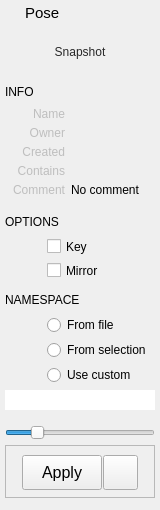
<?xml version="1.0" encoding="UTF-8"?>
<ui version="4.0">
 <class>Form</class>
 <widget class="QWidget" name="Form">
  <property name="geometry">
   <rect>
    <x>0</x>
    <y>0</y>
    <width>160</width>
    <height>510</height>
   </rect>
  </property>
  <property name="sizePolicy">
   <sizepolicy hsizetype="Preferred" vsizetype="Preferred">
    <horstretch>0</horstretch>
    <verstretch>0</verstretch>
   </sizepolicy>
  </property>
  <property name="minimumSize">
   <size>
    <width>160</width>
    <height>510</height>
   </size>
  </property>
  <property name="maximumSize">
   <size>
    <width>300</width>
    <height>16777215</height>
   </size>
  </property>
  <property name="windowTitle">
   <string>Form</string>
  </property>
  <property name="styleSheet">
   <string notr="true"/>
  </property>
  <layout class="QVBoxLayout" name="verticalLayout">
   <property name="spacing">
    <number>5</number>
   </property>
   <property name="sizeConstraint">
    <enum>QLayout::SetDefaultConstraint</enum>
   </property>
   <property name="leftMargin">
    <number>5</number>
   </property>
   <property name="topMargin">
    <number>2</number>
   </property>
   <property name="rightMargin">
    <number>5</number>
   </property>
   <property name="bottomMargin">
    <number>2</number>
   </property>
   <item>
    <layout class="QHBoxLayout" name="horizontalLayout_18">
     <property name="leftMargin">
      <number>2</number>
     </property>
     <property name="topMargin">
      <number>2</number>
     </property>
     <property name="rightMargin">
      <number>2</number>
     </property>
     <property name="bottomMargin">
      <number>0</number>
     </property>
     <item>
      <widget class="QLabel" name="label_6">
       <property name="maximumSize">
        <size>
         <width>13</width>
         <height>13</height>
        </size>
       </property>
       <property name="text">
        <string/>
       </property>
       <property name="pixmap">
        <pixmap>../images/poseIcon.png</pixmap>
       </property>
       <property name="scaledContents">
        <bool>true</bool>
       </property>
      </widget>
     </item>
     <item>
      <widget class="QLabel" name="label_2">
       <property name="font">
        <font>
         <family>Arial</family>
         <pointsize>11</pointsize>
         <weight>50</weight>
         <bold>false</bold>
        </font>
       </property>
       <property name="text">
        <string>Pose</string>
       </property>
      </widget>
     </item>
    </layout>
   </item>
   <item>
    <layout class="QHBoxLayout" name="modelPanelLayout">
     <property name="spacing">
      <number>0</number>
     </property>
     <property name="topMargin">
      <number>0</number>
     </property>
     <property name="bottomMargin">
      <number>0</number>
     </property>
     <item>
      <widget class="QLabel" name="label_3">
       <property name="minimumSize">
        <size>
         <width>0</width>
         <height>0</height>
        </size>
       </property>
       <property name="maximumSize">
        <size>
         <width>0</width>
         <height>16777215</height>
        </size>
       </property>
       <property name="text">
        <string/>
       </property>
      </widget>
     </item>
     <item>
      <widget class="QFrame" name="iconFrame">
       <property name="sizePolicy">
        <sizepolicy hsizetype="Expanding" vsizetype="Expanding">
         <horstretch>0</horstretch>
         <verstretch>0</verstretch>
        </sizepolicy>
       </property>
       <property name="minimumSize">
        <size>
         <width>50</width>
         <height>50</height>
        </size>
       </property>
       <property name="maximumSize">
        <size>
         <width>150</width>
         <height>150</height>
        </size>
       </property>
       <property name="styleSheet">
        <string notr="true"/>
       </property>
       <property name="frameShape">
        <enum>QFrame::NoFrame</enum>
       </property>
       <property name="frameShadow">
        <enum>QFrame::Plain</enum>
       </property>
       <property name="lineWidth">
        <number>0</number>
       </property>
       <layout class="QVBoxLayout" name="verticalLayout_3">
        <property name="spacing">
         <number>0</number>
        </property>
        <property name="margin">
         <number>0</number>
        </property>
        <item>
         <widget class="QToolButton" name="snapshotButton">
          <property name="enabled">
           <bool>true</bool>
          </property>
          <property name="sizePolicy">
           <sizepolicy hsizetype="Expanding" vsizetype="Expanding">
            <horstretch>0</horstretch>
            <verstretch>1</verstretch>
           </sizepolicy>
          </property>
          <property name="minimumSize">
           <size>
            <width>0</width>
            <height>0</height>
           </size>
          </property>
          <property name="maximumSize">
           <size>
            <width>150</width>
            <height>150</height>
           </size>
          </property>
          <property name="toolTip">
           <string>Take snapshot</string>
          </property>
          <property name="layoutDirection">
           <enum>Qt::LeftToRight</enum>
          </property>
          <property name="styleSheet">
           <string notr="true">color: rgb(40, 40, 40);
border: 1px solid rgb(0, 0, 0, 0);
background-color: rgb(254, 255, 230, 0);</string>
          </property>
          <property name="text">
           <string>Snapshot</string>
          </property>
          <property name="icon">
           <iconset>
            <normaloff>../images/camera.png</normaloff>../images/camera.png</iconset>
          </property>
          <property name="iconSize">
           <size>
            <width>176</width>
            <height>180</height>
           </size>
          </property>
          <property name="popupMode">
           <enum>QToolButton::InstantPopup</enum>
          </property>
          <property name="toolButtonStyle">
           <enum>Qt::ToolButtonIconOnly</enum>
          </property>
          <property name="autoRaise">
           <bool>false</bool>
          </property>
         </widget>
        </item>
       </layout>
      </widget>
     </item>
    </layout>
   </item>
   <item>
    <layout class="QHBoxLayout" name="horizontalLayout_7">
     <property name="topMargin">
      <number>0</number>
     </property>
     <item>
      <widget class="QLabel" name="label_8">
       <property name="minimumSize">
        <size>
         <width>100</width>
         <height>0</height>
        </size>
       </property>
       <property name="maximumSize">
        <size>
         <width>200</width>
         <height>16777215</height>
        </size>
       </property>
       <property name="font">
        <font>
         <family>Arial</family>
         <pointsize>9</pointsize>
         <weight>50</weight>
         <bold>false</bold>
        </font>
       </property>
       <property name="text">
        <string>INFO</string>
       </property>
      </widget>
     </item>
     <item>
      <spacer name="horizontalSpacer_2">
       <property name="orientation">
        <enum>Qt::Horizontal</enum>
       </property>
       <property name="sizeHint" stdset="0">
        <size>
         <width>40</width>
         <height>20</height>
        </size>
       </property>
      </spacer>
     </item>
    </layout>
   </item>
   <item>
    <layout class="QHBoxLayout" name="horizontalLayout">
     <property name="spacing">
      <number>6</number>
     </property>
     <property name="topMargin">
      <number>0</number>
     </property>
     <item>
      <widget class="QLabel" name="label">
       <property name="enabled">
        <bool>false</bool>
       </property>
       <property name="sizePolicy">
        <sizepolicy hsizetype="Fixed" vsizetype="Preferred">
         <horstretch>0</horstretch>
         <verstretch>0</verstretch>
        </sizepolicy>
       </property>
       <property name="minimumSize">
        <size>
         <width>60</width>
         <height>0</height>
        </size>
       </property>
       <property name="maximumSize">
        <size>
         <width>60</width>
         <height>16777215</height>
        </size>
       </property>
       <property name="text">
        <string>Name</string>
       </property>
       <property name="alignment">
        <set>Qt::AlignRight|Qt::AlignTrailing|Qt::AlignVCenter</set>
       </property>
      </widget>
     </item>
     <item>
      <widget class="QLabel" name="name">
       <property name="enabled">
        <bool>true</bool>
       </property>
       <property name="sizePolicy">
        <sizepolicy hsizetype="Ignored" vsizetype="Preferred">
         <horstretch>0</horstretch>
         <verstretch>0</verstretch>
        </sizepolicy>
       </property>
       <property name="text">
        <string/>
       </property>
       <property name="textInteractionFlags">
        <set>Qt::LinksAccessibleByMouse|Qt::TextSelectableByMouse</set>
       </property>
      </widget>
     </item>
    </layout>
   </item>
   <item>
    <layout class="QHBoxLayout" name="horizontalLayout_9">
     <property name="spacing">
      <number>6</number>
     </property>
     <property name="topMargin">
      <number>0</number>
     </property>
     <item>
      <widget class="QLabel" name="label_13">
       <property name="enabled">
        <bool>false</bool>
       </property>
       <property name="sizePolicy">
        <sizepolicy hsizetype="Fixed" vsizetype="Expanding">
         <horstretch>0</horstretch>
         <verstretch>0</verstretch>
        </sizepolicy>
       </property>
       <property name="minimumSize">
        <size>
         <width>60</width>
         <height>0</height>
        </size>
       </property>
       <property name="maximumSize">
        <size>
         <width>60</width>
         <height>500</height>
        </size>
       </property>
       <property name="text">
        <string>Owner</string>
       </property>
       <property name="alignment">
        <set>Qt::AlignRight|Qt::AlignTop|Qt::AlignTrailing</set>
       </property>
      </widget>
     </item>
     <item>
      <widget class="QLabel" name="owner">
       <property name="enabled">
        <bool>true</bool>
       </property>
       <property name="sizePolicy">
        <sizepolicy hsizetype="Ignored" vsizetype="Expanding">
         <horstretch>0</horstretch>
         <verstretch>0</verstretch>
        </sizepolicy>
       </property>
       <property name="minimumSize">
        <size>
         <width>0</width>
         <height>0</height>
        </size>
       </property>
       <property name="maximumSize">
        <size>
         <width>16777215</width>
         <height>16777215</height>
        </size>
       </property>
       <property name="styleSheet">
        <string notr="true"/>
       </property>
       <property name="text">
        <string/>
       </property>
       <property name="alignment">
        <set>Qt::AlignLeading|Qt::AlignLeft|Qt::AlignTop</set>
       </property>
       <property name="wordWrap">
        <bool>true</bool>
       </property>
       <property name="textInteractionFlags">
        <set>Qt::LinksAccessibleByMouse|Qt::TextSelectableByMouse</set>
       </property>
      </widget>
     </item>
    </layout>
   </item>
   <item>
    <layout class="QHBoxLayout" name="horizontalLayout_11">
     <property name="spacing">
      <number>6</number>
     </property>
     <property name="topMargin">
      <number>0</number>
     </property>
     <item>
      <widget class="QLabel" name="label_14">
       <property name="enabled">
        <bool>false</bool>
       </property>
       <property name="sizePolicy">
        <sizepolicy hsizetype="Fixed" vsizetype="Expanding">
         <horstretch>0</horstretch>
         <verstretch>0</verstretch>
        </sizepolicy>
       </property>
       <property name="minimumSize">
        <size>
         <width>60</width>
         <height>0</height>
        </size>
       </property>
       <property name="maximumSize">
        <size>
         <width>60</width>
         <height>500</height>
        </size>
       </property>
       <property name="text">
        <string>Created</string>
       </property>
       <property name="alignment">
        <set>Qt::AlignRight|Qt::AlignTop|Qt::AlignTrailing</set>
       </property>
      </widget>
     </item>
     <item>
      <widget class="QLabel" name="created">
       <property name="enabled">
        <bool>true</bool>
       </property>
       <property name="sizePolicy">
        <sizepolicy hsizetype="Expanding" vsizetype="Expanding">
         <horstretch>0</horstretch>
         <verstretch>0</verstretch>
        </sizepolicy>
       </property>
       <property name="minimumSize">
        <size>
         <width>0</width>
         <height>0</height>
        </size>
       </property>
       <property name="maximumSize">
        <size>
         <width>16777215</width>
         <height>16777215</height>
        </size>
       </property>
       <property name="styleSheet">
        <string notr="true"/>
       </property>
       <property name="text">
        <string/>
       </property>
       <property name="alignment">
        <set>Qt::AlignLeading|Qt::AlignLeft|Qt::AlignTop</set>
       </property>
       <property name="wordWrap">
        <bool>true</bool>
       </property>
       <property name="textInteractionFlags">
        <set>Qt::LinksAccessibleByMouse|Qt::TextSelectableByMouse</set>
       </property>
      </widget>
     </item>
    </layout>
   </item>
   <item>
    <layout class="QHBoxLayout" name="horizontalLayout_15">
     <property name="spacing">
      <number>6</number>
     </property>
     <property name="topMargin">
      <number>0</number>
     </property>
     <property name="bottomMargin">
      <number>0</number>
     </property>
     <item>
      <widget class="QLabel" name="label_15">
       <property name="enabled">
        <bool>false</bool>
       </property>
       <property name="sizePolicy">
        <sizepolicy hsizetype="Fixed" vsizetype="Expanding">
         <horstretch>0</horstretch>
         <verstretch>0</verstretch>
        </sizepolicy>
       </property>
       <property name="minimumSize">
        <size>
         <width>60</width>
         <height>0</height>
        </size>
       </property>
       <property name="maximumSize">
        <size>
         <width>60</width>
         <height>500</height>
        </size>
       </property>
       <property name="text">
        <string>Contains</string>
       </property>
       <property name="alignment">
        <set>Qt::AlignRight|Qt::AlignTop|Qt::AlignTrailing</set>
       </property>
      </widget>
     </item>
     <item>
      <widget class="QLabel" name="contains">
       <property name="enabled">
        <bool>true</bool>
       </property>
       <property name="sizePolicy">
        <sizepolicy hsizetype="Expanding" vsizetype="MinimumExpanding">
         <horstretch>0</horstretch>
         <verstretch>0</verstretch>
        </sizepolicy>
       </property>
       <property name="minimumSize">
        <size>
         <width>0</width>
         <height>0</height>
        </size>
       </property>
       <property name="maximumSize">
        <size>
         <width>16777215</width>
         <height>16777215</height>
        </size>
       </property>
       <property name="styleSheet">
        <string notr="true"/>
       </property>
       <property name="text">
        <string/>
       </property>
       <property name="alignment">
        <set>Qt::AlignLeading|Qt::AlignLeft|Qt::AlignTop</set>
       </property>
       <property name="wordWrap">
        <bool>true</bool>
       </property>
       <property name="textInteractionFlags">
        <set>Qt::LinksAccessibleByMouse|Qt::TextSelectableByMouse</set>
       </property>
      </widget>
     </item>
    </layout>
   </item>
   <item>
    <layout class="QHBoxLayout" name="horizontalLayout_14">
     <property name="spacing">
      <number>6</number>
     </property>
     <property name="topMargin">
      <number>0</number>
     </property>
     <property name="bottomMargin">
      <number>5</number>
     </property>
     <item>
      <widget class="QLabel" name="label_11">
       <property name="enabled">
        <bool>false</bool>
       </property>
       <property name="sizePolicy">
        <sizepolicy hsizetype="Fixed" vsizetype="Expanding">
         <horstretch>0</horstretch>
         <verstretch>0</verstretch>
        </sizepolicy>
       </property>
       <property name="minimumSize">
        <size>
         <width>60</width>
         <height>0</height>
        </size>
       </property>
       <property name="maximumSize">
        <size>
         <width>60</width>
         <height>500</height>
        </size>
       </property>
       <property name="text">
        <string>Comment</string>
       </property>
       <property name="alignment">
        <set>Qt::AlignRight|Qt::AlignTop|Qt::AlignTrailing</set>
       </property>
      </widget>
     </item>
     <item>
      <widget class="QLabel" name="comment">
       <property name="enabled">
        <bool>true</bool>
       </property>
       <property name="sizePolicy">
        <sizepolicy hsizetype="Ignored" vsizetype="MinimumExpanding">
         <horstretch>0</horstretch>
         <verstretch>0</verstretch>
        </sizepolicy>
       </property>
       <property name="minimumSize">
        <size>
         <width>0</width>
         <height>0</height>
        </size>
       </property>
       <property name="maximumSize">
        <size>
         <width>16777215</width>
         <height>16777215</height>
        </size>
       </property>
       <property name="styleSheet">
        <string notr="true"/>
       </property>
       <property name="text">
        <string>No comment</string>
       </property>
       <property name="alignment">
        <set>Qt::AlignLeading|Qt::AlignLeft|Qt::AlignTop</set>
       </property>
       <property name="wordWrap">
        <bool>true</bool>
       </property>
       <property name="textInteractionFlags">
        <set>Qt::LinksAccessibleByMouse|Qt::TextSelectableByMouse</set>
       </property>
      </widget>
     </item>
    </layout>
   </item>
   <item>
    <layout class="QHBoxLayout" name="horizontalLayout_8">
     <property name="topMargin">
      <number>5</number>
     </property>
     <item>
      <widget class="QLabel" name="label_7">
       <property name="minimumSize">
        <size>
         <width>100</width>
         <height>0</height>
        </size>
       </property>
       <property name="maximumSize">
        <size>
         <width>200</width>
         <height>16777215</height>
        </size>
       </property>
       <property name="font">
        <font>
         <family>Arial</family>
         <pointsize>9</pointsize>
         <weight>50</weight>
         <bold>false</bold>
        </font>
       </property>
       <property name="text">
        <string>OPTIONS</string>
       </property>
      </widget>
     </item>
     <item>
      <spacer name="horizontalSpacer">
       <property name="orientation">
        <enum>Qt::Horizontal</enum>
       </property>
       <property name="sizeHint" stdset="0">
        <size>
         <width>40</width>
         <height>20</height>
        </size>
       </property>
      </spacer>
     </item>
    </layout>
   </item>
   <item>
    <layout class="QHBoxLayout" name="horizontalLayout_4">
     <property name="spacing">
      <number>2</number>
     </property>
     <property name="leftMargin">
      <number>0</number>
     </property>
     <property name="topMargin">
      <number>0</number>
     </property>
     <item>
      <widget class="QLabel" name="label_12">
       <property name="minimumSize">
        <size>
         <width>40</width>
         <height>0</height>
        </size>
       </property>
       <property name="maximumSize">
        <size>
         <width>40</width>
         <height>16777215</height>
        </size>
       </property>
       <property name="layoutDirection">
        <enum>Qt::LeftToRight</enum>
       </property>
       <property name="text">
        <string/>
       </property>
       <property name="alignment">
        <set>Qt::AlignRight|Qt::AlignTrailing|Qt::AlignVCenter</set>
       </property>
      </widget>
     </item>
     <item>
      <widget class="QCheckBox" name="keyCheckBox">
       <property name="minimumSize">
        <size>
         <width>0</width>
         <height>19</height>
        </size>
       </property>
       <property name="text">
        <string>Key</string>
       </property>
       <property name="checkable">
        <bool>true</bool>
       </property>
       <property name="checked">
        <bool>false</bool>
       </property>
      </widget>
     </item>
    </layout>
   </item>
   <item>
    <layout class="QHBoxLayout" name="horizontalLayout_16">
     <property name="spacing">
      <number>2</number>
     </property>
     <property name="leftMargin">
      <number>0</number>
     </property>
     <property name="topMargin">
      <number>0</number>
     </property>
     <item>
      <widget class="QLabel" name="label_20">
       <property name="minimumSize">
        <size>
         <width>40</width>
         <height>0</height>
        </size>
       </property>
       <property name="maximumSize">
        <size>
         <width>40</width>
         <height>16777215</height>
        </size>
       </property>
       <property name="layoutDirection">
        <enum>Qt::LeftToRight</enum>
       </property>
       <property name="text">
        <string/>
       </property>
       <property name="alignment">
        <set>Qt::AlignRight|Qt::AlignTrailing|Qt::AlignVCenter</set>
       </property>
      </widget>
     </item>
     <item>
      <widget class="QCheckBox" name="mirrorCheckBox">
       <property name="minimumSize">
        <size>
         <width>0</width>
         <height>19</height>
        </size>
       </property>
       <property name="text">
        <string>Mirror</string>
       </property>
       <property name="checkable">
        <bool>true</bool>
       </property>
       <property name="checked">
        <bool>false</bool>
       </property>
      </widget>
     </item>
    </layout>
   </item>
   <item>
    <layout class="QHBoxLayout" name="horizontalLayout_20">
     <property name="topMargin">
      <number>5</number>
     </property>
     <item>
      <widget class="QLabel" name="label_4">
       <property name="minimumSize">
        <size>
         <width>100</width>
         <height>0</height>
        </size>
       </property>
       <property name="maximumSize">
        <size>
         <width>100</width>
         <height>16777215</height>
        </size>
       </property>
       <property name="font">
        <font>
         <family>Arial</family>
         <pointsize>9</pointsize>
         <weight>50</weight>
         <bold>false</bold>
        </font>
       </property>
       <property name="text">
        <string>NAMESPACE</string>
       </property>
      </widget>
     </item>
     <item>
      <spacer name="horizontalSpacer_5">
       <property name="orientation">
        <enum>Qt::Horizontal</enum>
       </property>
       <property name="sizeHint" stdset="0">
        <size>
         <width>40</width>
         <height>20</height>
        </size>
       </property>
      </spacer>
     </item>
    </layout>
   </item>
   <item>
    <layout class="QHBoxLayout" name="horizontalLayout_5">
     <property name="spacing">
      <number>2</number>
     </property>
     <property name="leftMargin">
      <number>0</number>
     </property>
     <property name="topMargin">
      <number>0</number>
     </property>
     <item>
      <widget class="QLabel" name="label_16">
       <property name="minimumSize">
        <size>
         <width>40</width>
         <height>0</height>
        </size>
       </property>
       <property name="maximumSize">
        <size>
         <width>40</width>
         <height>16777215</height>
        </size>
       </property>
       <property name="layoutDirection">
        <enum>Qt::LeftToRight</enum>
       </property>
       <property name="text">
        <string/>
       </property>
       <property name="alignment">
        <set>Qt::AlignRight|Qt::AlignTrailing|Qt::AlignVCenter</set>
       </property>
      </widget>
     </item>
     <item>
      <widget class="QRadioButton" name="useFileNamespace">
       <property name="text">
        <string>From file</string>
       </property>
      </widget>
     </item>
    </layout>
   </item>
   <item>
    <layout class="QHBoxLayout" name="horizontalLayout_10">
     <property name="spacing">
      <number>2</number>
     </property>
     <property name="leftMargin">
      <number>0</number>
     </property>
     <property name="topMargin">
      <number>0</number>
     </property>
     <item>
      <widget class="QLabel" name="label_17">
       <property name="minimumSize">
        <size>
         <width>40</width>
         <height>0</height>
        </size>
       </property>
       <property name="maximumSize">
        <size>
         <width>40</width>
         <height>16777215</height>
        </size>
       </property>
       <property name="layoutDirection">
        <enum>Qt::LeftToRight</enum>
       </property>
       <property name="text">
        <string/>
       </property>
       <property name="alignment">
        <set>Qt::AlignRight|Qt::AlignTrailing|Qt::AlignVCenter</set>
       </property>
      </widget>
     </item>
     <item>
      <widget class="QRadioButton" name="useSelectionNamespace">
       <property name="text">
        <string>From selection</string>
       </property>
      </widget>
     </item>
    </layout>
   </item>
   <item>
    <layout class="QHBoxLayout" name="horizontalLayout_12">
     <property name="spacing">
      <number>2</number>
     </property>
     <property name="leftMargin">
      <number>0</number>
     </property>
     <property name="topMargin">
      <number>0</number>
     </property>
     <item>
      <widget class="QLabel" name="label_19">
       <property name="minimumSize">
        <size>
         <width>40</width>
         <height>0</height>
        </size>
       </property>
       <property name="maximumSize">
        <size>
         <width>40</width>
         <height>16777215</height>
        </size>
       </property>
       <property name="layoutDirection">
        <enum>Qt::LeftToRight</enum>
       </property>
       <property name="text">
        <string/>
       </property>
       <property name="alignment">
        <set>Qt::AlignRight|Qt::AlignTrailing|Qt::AlignVCenter</set>
       </property>
      </widget>
     </item>
     <item>
      <widget class="QRadioButton" name="useCustomNamespace">
       <property name="text">
        <string>Use custom</string>
       </property>
      </widget>
     </item>
    </layout>
   </item>
   <item>
    <layout class="QHBoxLayout" name="horizontalLayout_3">
     <property name="leftMargin">
      <number>0</number>
     </property>
     <property name="topMargin">
      <number>0</number>
     </property>
     <property name="rightMargin">
      <number>0</number>
     </property>
     <item>
      <widget class="QLineEdit" name="namespaceEdit">
       <property name="minimumSize">
        <size>
         <width>0</width>
         <height>0</height>
        </size>
       </property>
       <property name="frame">
        <bool>false</bool>
       </property>
      </widget>
     </item>
    </layout>
   </item>
   <item>
    <spacer name="verticalSpacer_2">
     <property name="orientation">
      <enum>Qt::Vertical</enum>
     </property>
     <property name="sizeType">
      <enum>QSizePolicy::Fixed</enum>
     </property>
     <property name="sizeHint" stdset="0">
      <size>
       <width>20</width>
       <height>10</height>
      </size>
     </property>
    </spacer>
   </item>
   <item>
    <layout class="QHBoxLayout" name="horizontalLayout_13">
     <property name="leftMargin">
      <number>0</number>
     </property>
     <property name="topMargin">
      <number>0</number>
     </property>
     <property name="rightMargin">
      <number>0</number>
     </property>
     <item>
      <widget class="QSlider" name="blendSlider">
       <property name="sizePolicy">
        <sizepolicy hsizetype="Expanding" vsizetype="Fixed">
         <horstretch>0</horstretch>
         <verstretch>0</verstretch>
        </sizepolicy>
       </property>
       <property name="minimum">
        <number>-30</number>
       </property>
       <property name="maximum">
        <number>130</number>
       </property>
       <property name="pageStep">
        <number>1</number>
       </property>
       <property name="tracking">
        <bool>false</bool>
       </property>
       <property name="orientation">
        <enum>Qt::Horizontal</enum>
       </property>
       <property name="tickPosition">
        <enum>QSlider::NoTicks</enum>
       </property>
       <property name="tickInterval">
        <number>0</number>
       </property>
      </widget>
     </item>
    </layout>
   </item>
   <item>
    <widget class="QFrame" name="previewButtons">
     <property name="frameShape">
      <enum>QFrame::StyledPanel</enum>
     </property>
     <property name="frameShadow">
      <enum>QFrame::Raised</enum>
     </property>
     <layout class="QHBoxLayout" name="horizontalLayout_6">
      <property name="spacing">
       <number>1</number>
      </property>
      <item>
       <spacer name="horizontalSpacer_3">
        <property name="orientation">
         <enum>Qt::Horizontal</enum>
        </property>
        <property name="sizeHint" stdset="0">
         <size>
          <width>40</width>
          <height>20</height>
         </size>
        </property>
       </spacer>
      </item>
      <item>
       <widget class="QPushButton" name="acceptButton">
        <property name="sizePolicy">
         <sizepolicy hsizetype="Expanding" vsizetype="Fixed">
          <horstretch>0</horstretch>
          <verstretch>0</verstretch>
         </sizepolicy>
        </property>
        <property name="minimumSize">
         <size>
          <width>80</width>
          <height>35</height>
         </size>
        </property>
        <property name="maximumSize">
         <size>
          <width>125</width>
          <height>35</height>
         </size>
        </property>
        <property name="font">
         <font>
          <family>Arial</family>
          <pointsize>12</pointsize>
          <weight>50</weight>
          <bold>false</bold>
         </font>
        </property>
        <property name="toolTip">
         <string/>
        </property>
        <property name="styleSheet">
         <string notr="true"/>
        </property>
        <property name="text">
         <string>Apply</string>
        </property>
       </widget>
      </item>
      <item>
       <widget class="QPushButton" name="selectionSetButton">
        <property name="minimumSize">
         <size>
          <width>0</width>
          <height>35</height>
         </size>
        </property>
        <property name="maximumSize">
         <size>
          <width>35</width>
          <height>16777215</height>
         </size>
        </property>
        <property name="text">
         <string/>
        </property>
        <property name="icon">
         <iconset>
          <normaloff>../images/selectionSet2.png</normaloff>../images/selectionSet2.png</iconset>
        </property>
        <property name="iconSize">
         <size>
          <width>25</width>
          <height>25</height>
         </size>
        </property>
       </widget>
      </item>
      <item>
       <spacer name="horizontalSpacer_4">
        <property name="orientation">
         <enum>Qt::Horizontal</enum>
        </property>
        <property name="sizeHint" stdset="0">
         <size>
          <width>40</width>
          <height>20</height>
         </size>
        </property>
       </spacer>
      </item>
     </layout>
    </widget>
   </item>
   <item>
    <widget class="QFrame" name="frame">
     <property name="sizePolicy">
      <sizepolicy hsizetype="Preferred" vsizetype="Expanding">
       <horstretch>0</horstretch>
       <verstretch>2</verstretch>
      </sizepolicy>
     </property>
     <property name="frameShape">
      <enum>QFrame::StyledPanel</enum>
     </property>
     <property name="frameShadow">
      <enum>QFrame::Raised</enum>
     </property>
    </widget>
   </item>
   <item>
    <widget class="QLabel" name="label_18">
     <property name="maximumSize">
      <size>
       <width>16777215</width>
       <height>0</height>
      </size>
     </property>
     <property name="text">
      <string/>
     </property>
    </widget>
   </item>
  </layout>
 </widget>
 <resources/>
 <connections/>
 <slots>
  <slot>snapshot()</slot>
  <slot>apply()</slot>
  <slot>edit()</slot>
  <slot>showContextMenu()</slot>
 </slots>
</ui>
